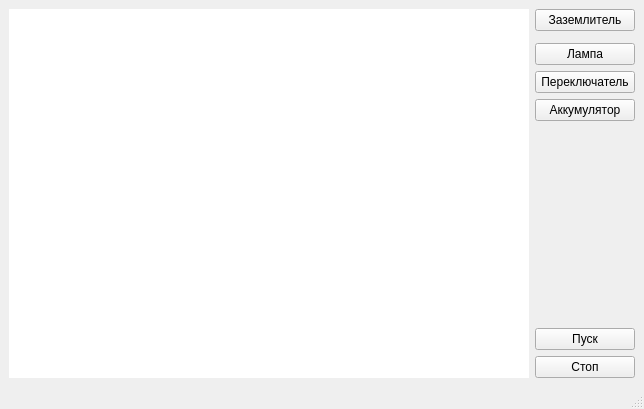
<?xml version="1.0" encoding="UTF-8"?>
<ui version="4.0">
 <class>MainWindow</class>
 <widget class="QMainWindow" name="MainWindow">
  <property name="geometry">
   <rect>
    <x>0</x>
    <y>0</y>
    <width>644</width>
    <height>409</height>
   </rect>
  </property>
  <property name="windowTitle">
   <string>MainWindow</string>
  </property>
  <widget class="QWidget" name="centralwidget">
   <layout class="QGridLayout" name="gridLayout_2">
    <item row="5" column="1">
     <spacer name="verticalSpacer">
      <property name="orientation">
       <enum>Qt::Vertical</enum>
      </property>
      <property name="sizeHint" stdset="0">
       <size>
        <width>50</width>
        <height>40</height>
       </size>
      </property>
     </spacer>
    </item>
    <item row="0" column="0" rowspan="8">
     <widget class="FormationConstructorView" name="formationConstructoView" native="true">
      <property name="styleSheet">
       <string notr="true">background-color: rgb(255, 255, 255);</string>
      </property>
     </widget>
    </item>
    <item row="0" column="1">
     <widget class="QPushButton" name="pushButton">
      <property name="sizePolicy">
       <sizepolicy hsizetype="Minimum" vsizetype="Preferred">
        <horstretch>0</horstretch>
        <verstretch>0</verstretch>
       </sizepolicy>
      </property>
      <property name="maximumSize">
       <size>
        <width>100</width>
        <height>16777215</height>
       </size>
      </property>
      <property name="text">
       <string>Заземлитель</string>
      </property>
     </widget>
    </item>
    <item row="7" column="1">
     <widget class="QPushButton" name="pushButton_5">
      <property name="text">
       <string>Стоп</string>
      </property>
     </widget>
    </item>
    <item row="3" column="1">
     <widget class="QPushButton" name="pushButton_3">
      <property name="text">
       <string>Переключатель</string>
      </property>
     </widget>
    </item>
    <item row="6" column="1">
     <widget class="QPushButton" name="pushButton_4">
      <property name="text">
       <string>Пуск</string>
      </property>
     </widget>
    </item>
    <item row="2" column="1">
     <widget class="QPushButton" name="pushButton_2">
      <property name="text">
       <string>Лампа</string>
      </property>
     </widget>
    </item>
    <item row="4" column="1">
     <widget class="QPushButton" name="pushButton_6">
      <property name="text">
       <string>Аккумулятор</string>
      </property>
     </widget>
    </item>
   </layout>
  </widget>
  <widget class="QMenuBar" name="menubar">
   <property name="geometry">
    <rect>
     <x>0</x>
     <y>0</y>
     <width>644</width>
     <height>21</height>
    </rect>
   </property>
  </widget>
  <widget class="QStatusBar" name="statusbar"/>
 </widget>
 <customwidgets>
  <customwidget>
   <class>FormationConstructorView</class>
   <extends>QWidget</extends>
   <header location="global">formationconstructorview.h</header>
   <container>1</container>
  </customwidget>
 </customwidgets>
 <resources/>
 <connections/>
</ui>
